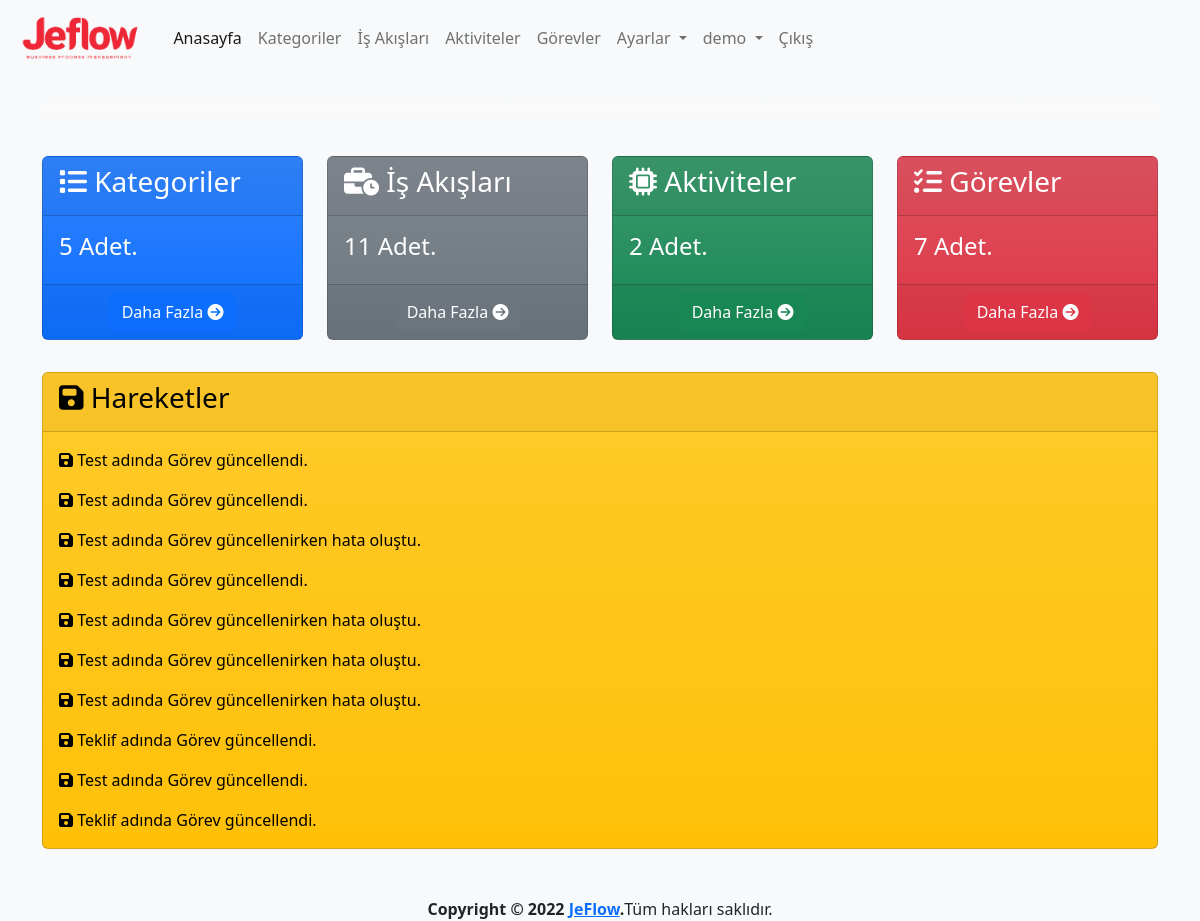
Page / (signed in) on the earlier database version.
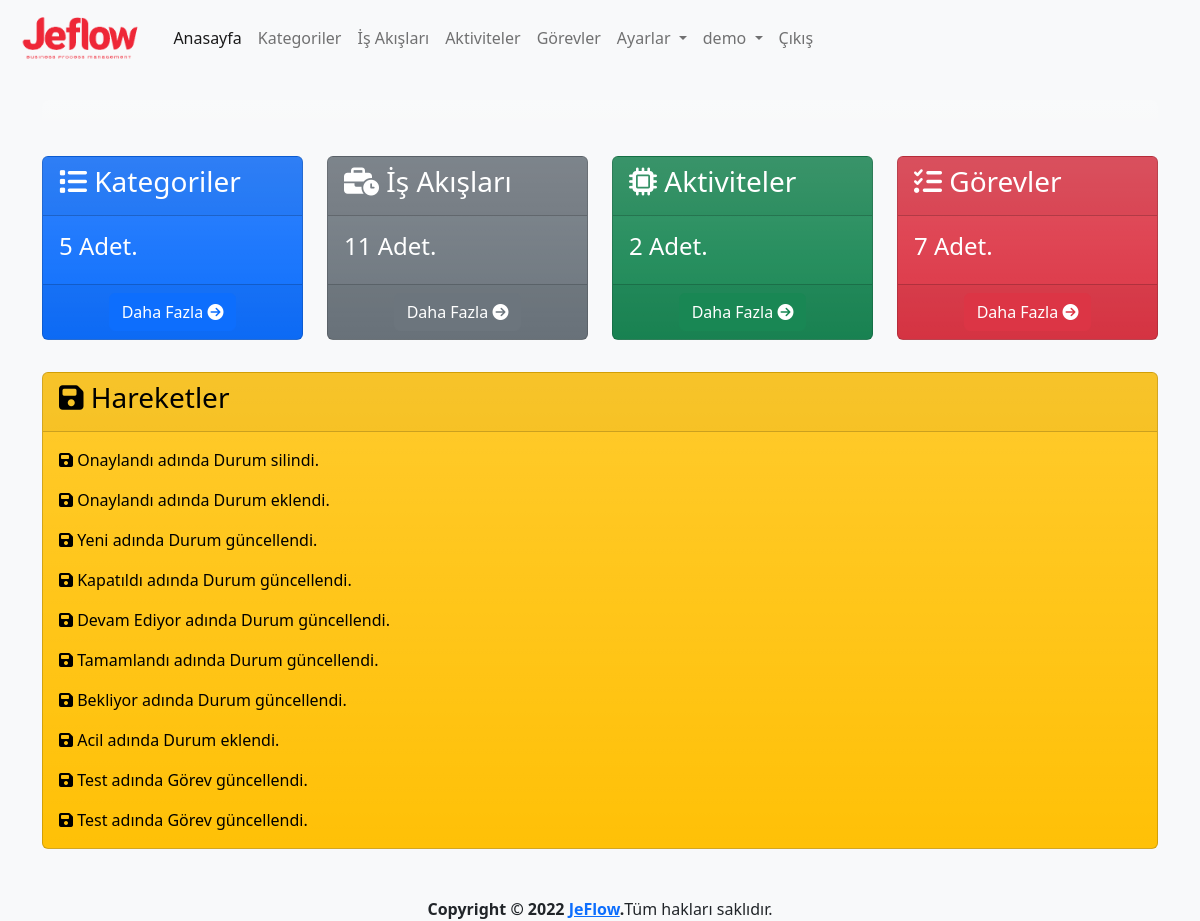
Same page on the later database version.
### log/models.py (models this page shows, shortened)
class Log(models.Model):
    logger_name = models.CharField(max_length=100,verbose_name='Loglayıcı Adı')
    level = models.PositiveSmallIntegerField(choices=LOG_LEVELS, default=logging.ERROR, db_index=True,verbose_name='Seviye')
    msg = models.TextField(verbose_name='Mesaj')
    trace = models.TextField(blank=True, null=True,verbose_name='Yığın')
    create_datetime = models.DateTimeField(auto_now_add=True, verbose_name='Oluşturulma Zamanı')
    user=models.ForeignKey(User,on_delete=models.CASCADE,verbose_name='Kullanıcı', blank=True, null=True)
    class Meta:
        ordering = ('-create_datetime',)
        verbose_name = 'Log'
        verbose_name_plural ='Loglar'

### app/views.py (the view)
# urls.py: path('', views.index, name='index'),
@login_required(login_url='/user/login/')
def index(request):
    category_count=Category.objects.count()
    process_count=Process.objects.count()
    activity_count=Activity.objects.count()
    task_count=Task.objects.count()
    user_activities=Log.objects.all().filter(user=request.user)[:10]
    context={
        'category_count':category_count,
        'process_count':process_count,
        'activity_count':activity_count,
        'task_count':task_count,
        'user_activities':user_activities
    }
    return render(request, 'app/index.html',context)

### templates/app/index.html
{% extends 'layout.html' %}
{% load humanize %}
{% block content %}
<div class="row mt-3">
    <div class="col-md-3 mb-3">
        <div id="collapseExample" class="card text-bg-primary bg-gradient" style="max-width: 18rem;">
            <div class="card-header">
                <h3 class="card-title">
                    <i class="fa-solid fa-list"></i>
                    Kategoriler
                </h3>
            </div>
            <div class="card-body">
                <h4 class="card-title">{{ category_count }} Adet.</h5>
            </div>
            <div class="card-footer text-center">
                <a class="btn btn-primary" href="{% url 'category' %}">
                    Daha Fazla
                    <i class="fa-solid fa-circle-arrow-right"></i>
                </a>
            </div>
        </div>
    </div>
    <div class="col-md-3 mb-3">
        <div class="card text-bg-secondary bg-gradient" style="max-width: 18rem;">
            <div class="card-header">
                <h3 class="card-title">
                    <i class="fa-solid fa-business-time"></i>
                    İş Akışları
                </h3>
            </div>
            <div class="card-body">
                <h4 class="card-title">{{ process_count }} Adet.</h5>
            </div>
            <div class="card-footer text-center">
                <a class="btn btn-secondary" href="{% url 'process' %}">
                    Daha Fazla
                    <i class="fa-solid fa-circle-arrow-right"></i>
                </a>
            </div>
        </div>
    </div>
    <div class="col-md-3 mb-3">
        <div class="card text-bg-success bg-gradient" style="max-width: 18rem;">
            <div class="card-header">
                <h3 class="card-title">
                    <i class="fa-solid fa-microchip"></i>
                    Aktiviteler
                </h3>
            </div>
            <div class="card-body">
                <h4 class="card-title">{{ activity_count }} Adet.</h5>
            </div>
            <div class="card-footer text-center">
                <a class="btn btn-success" href="{% url 'activity' %}">
                    Daha Fazla
                    <i class="fa-solid fa-circle-arrow-right"></i>
                </a>
            </div>
        </div>
    </div>
    <div class="col-md-3 mb-3">
        <div class="card text-bg-danger bg-gradient" style="max-width: 18rem;">
            <div class="card-header">
                <h3 class="card-title">
                    <i class="fa-solid fa-list-check"></i>
                    Görevler
                </h3>
            </div>
            <div class="card-body">
                <h4 class="card-title">{{ task_count }} Adet.</h5>
            </div>
            <div class="card-footer text-center">
                <a class="btn btn-danger" href="{% url 'task' %}">
                    Daha Fazla
                    <i class="fa-solid fa-circle-arrow-right"></i>
                </a>
            </div>
        </div>
    </div>
</div>
<div class="row mt-3">
    <div class="col-md-12">
        <div class="card text-bg-warning bg-gradient">
            <div class="card-header">
                <h3 class="card-title">
                    <i class="fa-solid fa-floppy-disk"></i>
                    Hareketler
                </h3>
            </div>
            <div class="card-body">
                {% for user_activity in user_activities %}
                <p class="card-text"><i class="fa-solid fa-floppy-disk"></i> {{ user_activity.msg }}</p>
                {% endfor %}
            </div>
        </div>
    </div>
</div>
{% endblock %}

Differences in the rows shown:
no longer on this page (row unchanged): Log: msg "Test adında Görev güncellenirken hata oluştu."
no longer on this page (row unchanged): Log: msg "Test adında Görev güncellendi."
no longer on this page (row unchanged): Log: msg "Test adında Görev güncellenirken hata oluştu."
no longer on this page (row unchanged): Log: msg "Test adında Görev güncellenirken hata oluştu."
no longer on this page (row unchanged): Log: msg "Test adında Görev güncellenirken hata oluştu."
no longer on this page (row unchanged): Log: msg "Teklif adında Görev güncellendi."
no longer on this page (row unchanged): Log: msg "Test adında Görev güncellendi."
no longer on this page (row unchanged): Log: msg "Teklif adında Görev güncellendi."
added Log: msg "Onaylandı adında Durum silindi."
added Log: msg "Onaylandı adında Durum eklendi."
added Log: msg "Yeni adında Durum güncellendi."
added Log: msg "Kapatıldı adında Durum güncellendi."
added Log: msg "Devam Ediyor adında Durum güncellendi."
added Log: msg "Tamamlandı adında Durum güncellendi."
added Log: msg "Bekliyor adında Durum güncellendi."
added Log: msg "Acil adında Durum eklendi."
